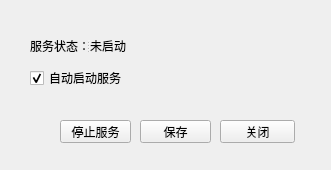
<?xml version="1.0" encoding="UTF-8"?>
<ui version="4.0">
 <class>w_main</class>
 <widget class="QWidget" name="w_main">
  <property name="geometry">
   <rect>
    <x>0</x>
    <y>0</y>
    <width>331</width>
    <height>170</height>
   </rect>
  </property>
  <property name="windowTitle">
   <string>本地服务监控程序[Blrise]</string>
  </property>
  <property name="windowIcon">
   <iconset>
    <normaloff>logo.ico</normaloff>logo.ico</iconset>
  </property>
  <property name="toolTip">
   <string/>
  </property>
  <widget class="QSplitter" name="splitter_2">
   <property name="geometry">
    <rect>
     <x>30</x>
     <y>40</y>
     <width>96</width>
     <height>12</height>
    </rect>
   </property>
   <property name="orientation">
    <enum>Qt::Horizontal</enum>
   </property>
   <widget class="QLabel" name="label">
    <property name="text">
     <string>服务状态：</string>
    </property>
   </widget>
   <widget class="QLabel" name="label_status">
    <property name="font">
     <font>
      <family>宋体</family>
     </font>
    </property>
    <property name="text">
     <string>未启动</string>
    </property>
   </widget>
  </widget>
  <widget class="QPushButton" name="pushButton_save">
   <property name="geometry">
    <rect>
     <x>140</x>
     <y>120</y>
     <width>71</width>
     <height>23</height>
    </rect>
   </property>
   <property name="font">
    <font>
     <family>宋体</family>
    </font>
   </property>
   <property name="text">
    <string>保存</string>
   </property>
   <property name="checkable">
    <bool>false</bool>
   </property>
  </widget>
  <widget class="QPushButton" name="pushButton_close">
   <property name="geometry">
    <rect>
     <x>220</x>
     <y>120</y>
     <width>75</width>
     <height>23</height>
    </rect>
   </property>
   <property name="minimumSize">
    <size>
     <width>75</width>
     <height>23</height>
    </size>
   </property>
   <property name="font">
    <font>
     <family>宋体</family>
    </font>
   </property>
   <property name="text">
    <string>关闭</string>
   </property>
  </widget>
  <widget class="QPushButton" name="pushButton_stop">
   <property name="geometry">
    <rect>
     <x>60</x>
     <y>120</y>
     <width>71</width>
     <height>23</height>
    </rect>
   </property>
   <property name="text">
    <string>停止服务</string>
   </property>
  </widget>
  <widget class="QCheckBox" name="checkBox">
   <property name="geometry">
    <rect>
     <x>30</x>
     <y>70</y>
     <width>101</width>
     <height>16</height>
    </rect>
   </property>
   <property name="text">
    <string>自动启动服务</string>
   </property>
   <property name="checked">
    <bool>true</bool>
   </property>
  </widget>
 </widget>
 <tabstops>
  <tabstop>pushButton_stop</tabstop>
  <tabstop>pushButton_save</tabstop>
  <tabstop>pushButton_close</tabstop>
  <tabstop>checkBox</tabstop>
 </tabstops>
 <resources/>
 <connections>
  <connection>
   <sender>pushButton_close</sender>
   <signal>clicked()</signal>
   <receiver>w_main</receiver>
   <slot>close()</slot>
   <hints>
    <hint type="sourcelabel">
     <x>257</x>
     <y>131</y>
    </hint>
    <hint type="destinationlabel">
     <x>165</x>
     <y>84</y>
    </hint>
   </hints>
  </connection>
 </connections>
</ui>
